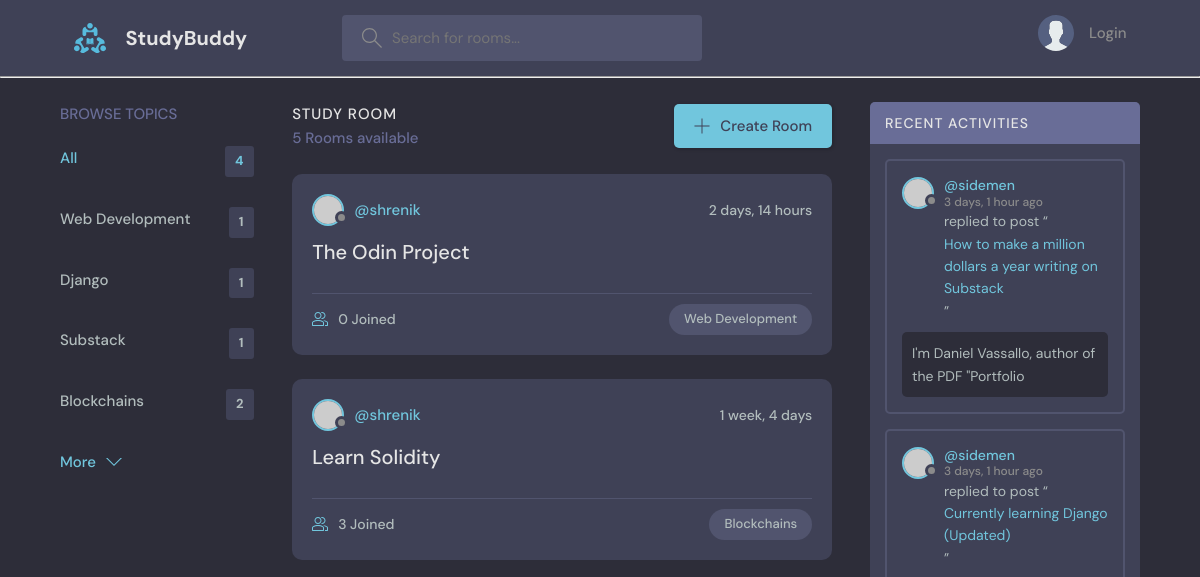
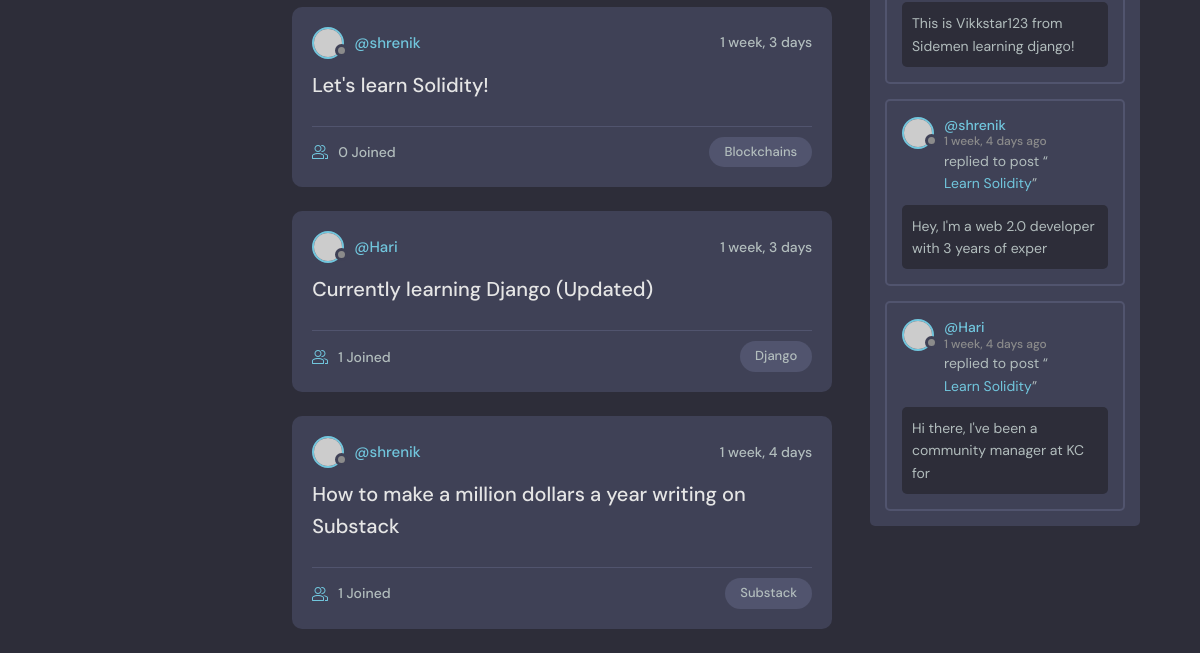
The app's page /, older data (2 pictures, top to bottom).
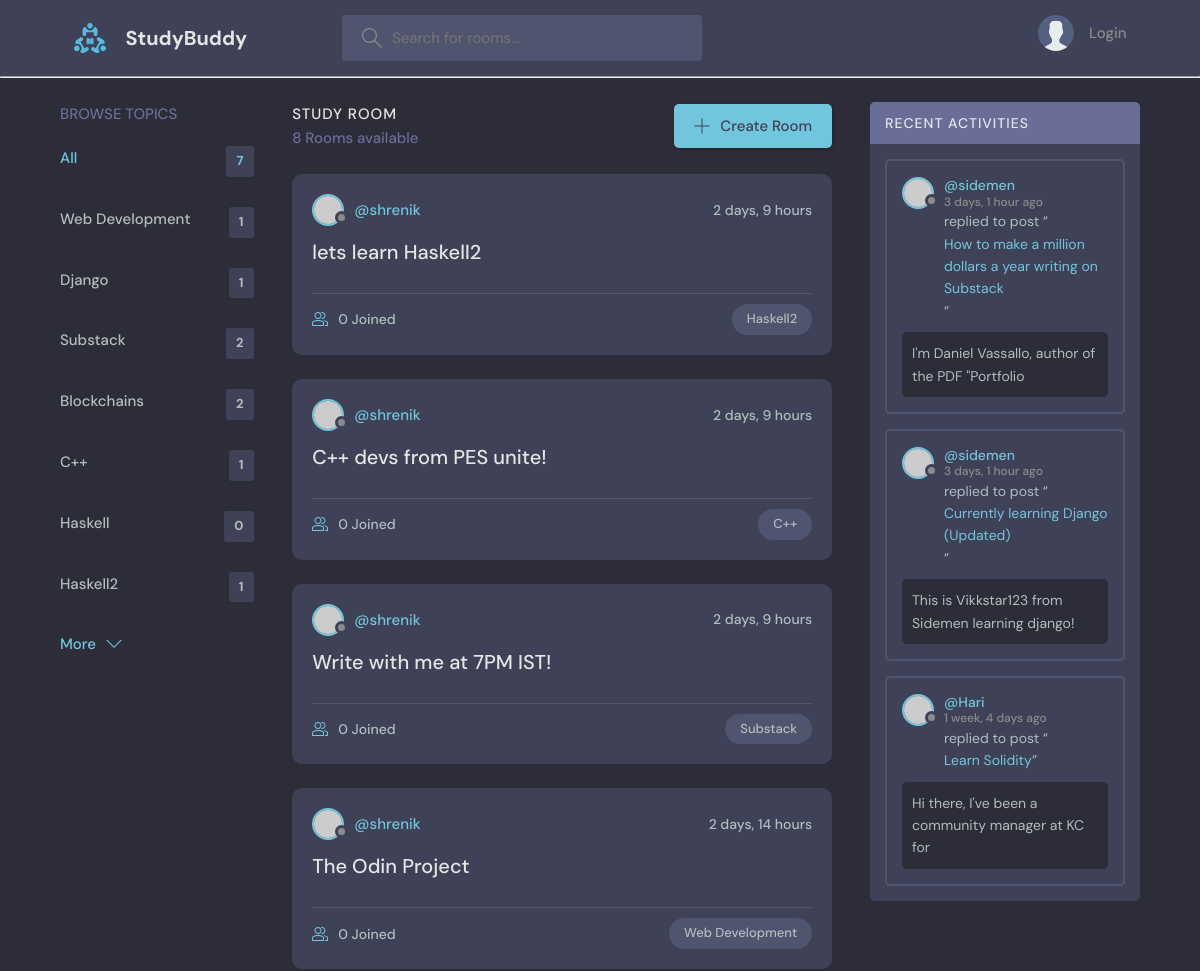
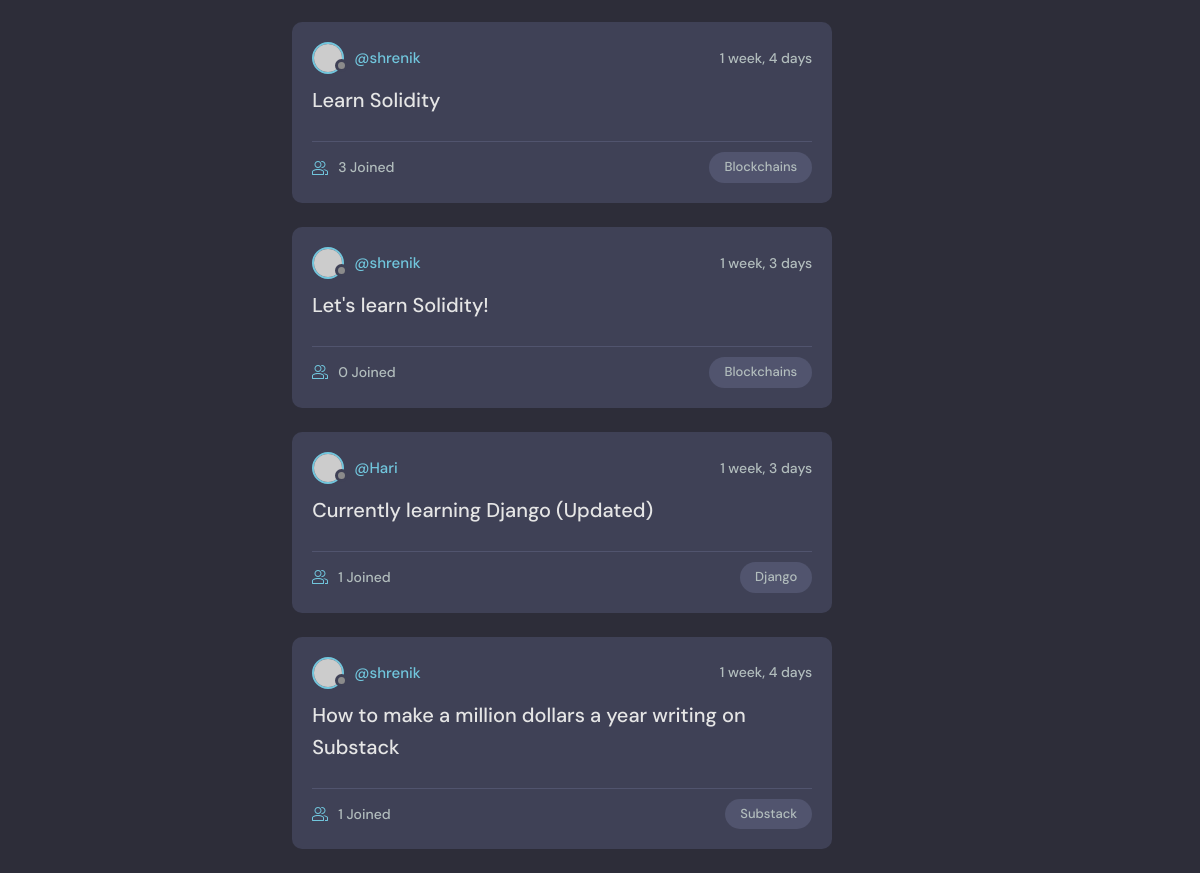
The same page, newer data (2 pictures, top to bottom).
### base/models.py (models this page shows, shortened)
class Topic(models.Model):
    name = models.CharField(max_length=200)

class Room(models.Model):
    host  = models.ForeignKey(User, on_delete=models.SET_NULL, null=True)
    topic = models.ForeignKey("Topic", on_delete=models.SET_NULL, null=True) # Topic as a string since it's written below the Room class
    name = models.CharField(max_length=200)
    description = models.TextField(null=True, blank=True) # field can be blank
    participants = models.ManyToManyField(User, related_name = "participants", blank = True)
    updated = models.DateTimeField(auto_now=True) # take timestamp every time save is hit on the item
    created = models.DateTimeField(auto_now_add=True) # take timestamp when save is hit the first time i.e during creation
    class Meta:
        ordering = ["-updated", "-created"]
    def __str__(self):
        return self.name

class Message(models.Model):
    user = models.ForeignKey(User, on_delete=models.CASCADE)
    room = models.ForeignKey(Room, on_delete=models.CASCADE)
    body = models.TextField()
    updated = models.DateTimeField(auto_now=True)
    created = models.DateTimeField(auto_now_add=True)
    class Meta:
        ordering = ["-updated", "-created"]
    def __str__(self):
        message_preview = self.body[0:50]
        return message_preview

### base/views.py (the view)
# urls.py: path("", views.home, name="home"),
def home(request):
    q = request.GET.get("q") if request.GET.get("q") != None else ""
    rooms = Room.objects.filter(
        Q(topic__name__icontains=q) |
        Q(name__icontains=q) |
        Q(description__icontains=q)
    )
    topics = Topic.objects.all()
    room_count = rooms.count()
    room_messages = Message.objects.filter(Q(room__topic__name__icontains = q)) # filter by room name
    context = {"rooms": rooms, "topics": topics, "room_count": room_count, "room_messages": room_messages}
    return render(request, "base/home.html", context)

### base/templates/base/home.html (shortened to what this page needs)
{% extends "main.html" %}
{% block content %}
  <main class="layout layout--3">
    <div class="container">
      {% include "base/topics_component.html" %}
      <div class="roomList">
        <div class="roomList__header">
          <div>
            <h2>Study Room</h2>
            <p>{{room_count}} Rooms available</p>
          </div>
          <a class="btn btn--main" href="{% url 'create-room' %}">
            <svg version="1.1" xmlns="http://www.w3.org/2000/svg" width="32" height="32" viewBox="0 0 32 32">
              <title>add</title>
              <path
                d="M16.943 0.943h-1.885v14.115h-14.115v1.885h14.115v14.115h1.885v-14.115h14.115v-1.885h-14.115v-14.115z"
              ></path>
            </svg>
            Create Room
          </a>
        </div>
        {% include "base/feed_component.html" %}
      </div>
      {% include "base/activity_component.html" %}
    </div>
  </main>
  {% endblock content %}

### base/templates/base/topics_component.html
<div class="topics">
    <div class="topics__header">
      <h2>Browse Topics</h2>
    </div>
    <ul class="topics__list">
      <li>
        <a href="{% url 'home' %}" class="active">All <span>{{topics.count}}</span></a>
      </li>
      {% for topic in topics %}
      <li>
        <a href="{% url 'home' %}?q={{topic.name}}">{{topic.name}} <span>{{topic.room_set.all.count}}</span></a>
      </li>
      {% endfor %}
    </ul>
    <a class="btn btn--link" href="topics.html">
      More
      <svg version="1.1" xmlns="http://www.w3.org/2000/svg" width="32" height="32" viewBox="0 0 32 32">
        <title>chevron-down</title>
        <path d="M16 21l-13-13h-3l16 16 16-16h-3l-13 13z"></path>
      </svg>
    </a>
  </div>

### base/templates/base/feed_component.html (shortened to what this page needs)
{% for room in rooms %}
<div class="roomListRoom">
    <div class="roomListRoom__header">
      <a href="{% url 'user-profile' room.host.id %}" class="roomListRoom__author">
        <div class="avatar avatar--small">
          <img src="https://randomuser.me/api/portraits/women/11.jpg" />
        </div>
        <span>@{{room.host.username}}</span>
      </a>
      <div class="roomListRoom__actions">
        <span>{{ room.created | timesince }}</span>
      </div>
    </div>
    <div class="roomListRoom__content">
      <a href="{% url 'room' room.id %} ">{{ room.name }}</a>
    </div>
    <div class="roomListRoom__meta">
      <a href="{% url 'room' room.id %}" class="roomListRoom__joined">
        {{room.participants.all.count}} Joined
      </a>
      <p class="roomListRoom__topic">{{room.topic.name}}</p>
    </div>
  </div>
{% endfor %}

### base/templates/base/activity_component.html (shortened to what this page needs)
<div class="activities">
    <div class="activities__header">
      <h2>Recent Activities</h2>
    </div>
    {% for message in room_messages %}
    <div class="activities__box">
      <div class="activities__boxHeader roomListRoom__header">
        <a href="{% url 'user-profile' message.user.id %}" class="roomListRoom__author">
          <div class="avatar avatar--small">
            <img src="https://randomuser.me/api/portraits/women/11.jpg" />
          </div>
          <p>
            @{{ message.user }}
            <span>{{ message.created | timesince }} ago</span>
          </p>
        </a>
      </div>
      <div class="activities__boxContent">
        <p>replied to post “<a href="{% url 'room' message.room.id %}">{{ message.room}}</a>”</p>
        <div class="activities__boxRoomContent">
          {{ message}}
        </div>
      </div>
    </div>
    {% endfor %}
  </div>

Row changes from the older to the newer data that the page shows:
removed Message: user "shrenik", created "1 week, 4 days", room "Learn Solidity", body "Hey, I'm a web 2.0 developer with 3 years of exper"
computed for Topic "Substack": room_set.all.count "1" → "2"
added Topic: name "C++", room_set.all.count "1"
added Topic: name "Haskell", room_set.all.count "0"
added Topic: name "Haskell2", room_set.all.count "1"
added Room: host.username "shrenik", created "2 days, 9 hours", name "lets learn Haskell2", participants.all.count "0", topic.name "Haskell2"
added Room: host.username "shrenik", created "2 days, 9 hours", name "C++ devs from PES unite!", participants.all.count "0", topic.name "C++"
added Room: host.username "shrenik", created "2 days, 9 hours", name "Write with me at 7PM IST!", participants.all.count "0", topic.name "Substack"
Text that changed along with them:
{{ topics.count }}: "4" → "7"
{{ room_count }}: "5" → "8"
